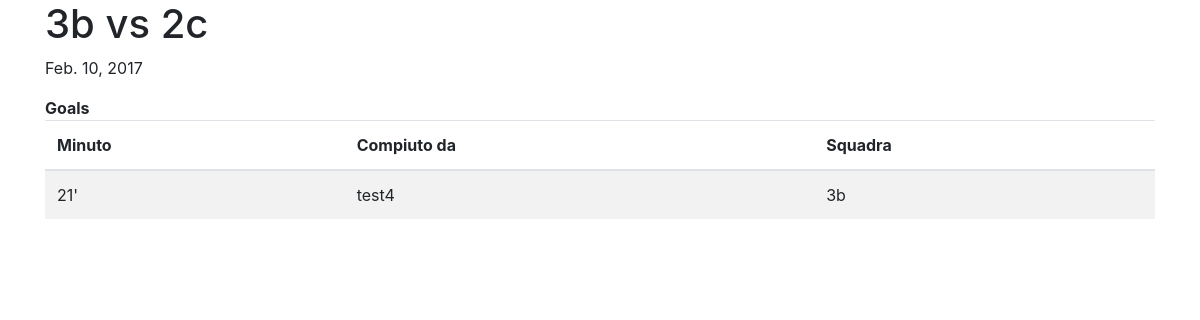
Page /calcetto/dettagli/3 on the earlier database version.
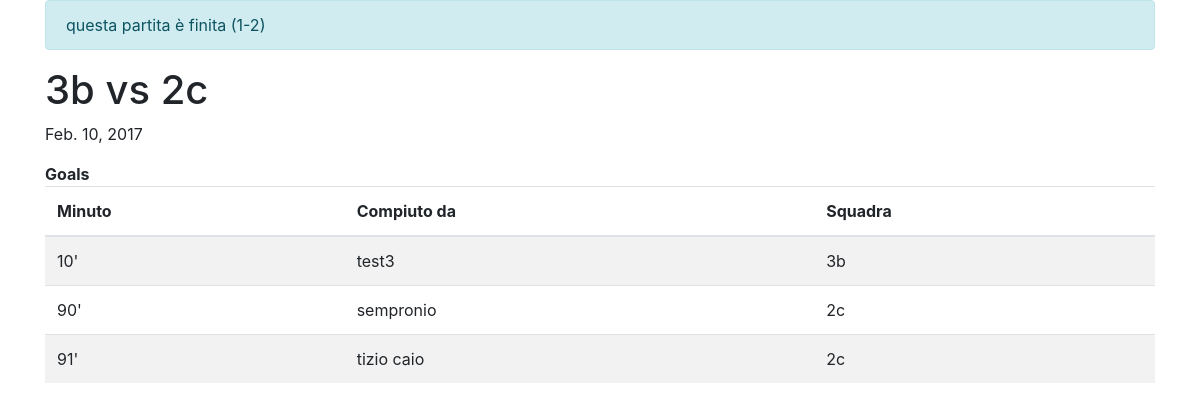
Same page on the later database version.
### calcetto/models.py (models this page shows, shortened)
class Partita(models.Model):
    data = models.DateTimeField('data', blank=True, null=True)
    squadra_1 = models.ForeignKey(Squadra, on_delete=models.CASCADE, related_name="squadra_1")
    squadra_2 = models.ForeignKey(Squadra, on_delete=models.CASCADE, related_name="squadra_2")
    goals = models.ManyToManyField(Goal)
    result = models.CharField(default="0-0", blank=True, null=True, max_length=10)
    finita = models.BooleanField(default=False)
    email_sent = models.BooleanField(default=False)

class Squadra(models.Model):
    classe = models.CharField(max_length=30)
    calciatori = models.ManyToManyField(Studente)
    score = models.IntegerField(default=0)
    eliminata = models.BooleanField(default=False)
    contatto = models.EmailField(null=True, blank=True)

class Goal(models.Model):
    realizzato = models.DateTimeField(auto_now_add=True, blank=True)
    minuto = models.IntegerField()
    giocatore = models.ForeignKey(Studente, on_delete=models.CASCADE)
    squadra = models.ForeignKey(Squadra, on_delete=models.CASCADE)

class Studente(models.Model):
    nome = models.CharField(max_length=100)
    cartellini = models.ManyToManyField(Cartellino)
    goals = models.IntegerField(default=0)

### calcetto/views.py (the view)
# urls.py: path('calcetto/dettagli/<int:pk>', views.DetailPartite.as_view()),
class DetailPartite(DetailView):
    model = Partita
    def get_context_data(self, **kwargs):
        context = super(DetailPartite, self).get_context_data(**kwargs)
        context['goals'] = Partita.objects.get(pk=self.kwargs['pk']).goals.all()
        return context

### calcetto/templates/calcetto/partita_detail.html
{% extends 'base.html' %}
{% block content %}
<div class="container">
{% if object.finita %}<div class="alert alert-info"> questa partita è finita ({{ object.result }})</div>{% endif %}
<h1>{{ object.squadra_1.classe }} vs {{ object.squadra_2.classe }}</h1>
<p>{{ object.data|date }}</p>
<b>Goals</b>
<div>
<table class="table table-striped">
  <thead>
    <th>Minuto</th>
    <th>Compiuto da</th>
    <th>Squadra</th>
  </thead>
  <tbody>
    {% for goal in goals %}
      <tr>
        <td>{{goal.minuto}}'</td>
        <td>{{goal.giocatore.nome}}</td>
        <td>{{goal.squadra.classe}}</td>
      </tr>
    {% endfor %}
  </tbody>
</table>
</div>
</div>
{% endblock %}

### calcetto/templates/base.html (shortened to what this page needs)
<!DOCTYPE html>
<html lang="en" dir="ltr">
  <head>
    <link rel="stylesheet" href="https://stackpath.bootstrapcdn.com/bootstrap/4.2.1/css/bootstrap.min.css">
  </head>
  <body>
    {% block content %}
    {% endblock %}
  </body>
</html>

Differences in the rows shown:
removed Goal: minuto "21", giocatore.nome "test4", squadra.classe "3b"
changed Partita: finita False → True (drawn); result (not shown) → "1-2"
added Goal: minuto "10", giocatore.nome "test3", squadra.classe "3b"
added Goal: minuto "90", giocatore.nome "sempronio", squadra.classe "2c"
added Goal: minuto "91", giocatore.nome "tizio caio", squadra.classe "2c"
Other differences:
text now shown: "questa partita è finita ( )"
